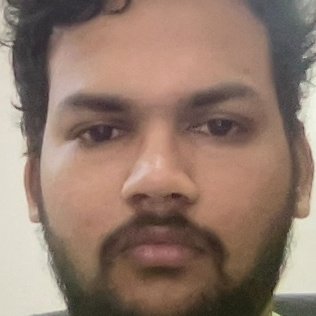
#> input picture dataset/sample/face_1_1.jpg, 316 x 316 px; its folder holds 4 pictures in this run
$ python generate_artifact.py
#> lines starting #> are read from the running program, lines starting #| are printed output that depends on the picture; after the words box and inside, x2 and y2 are one past the last pixel; in counts of white or black regions, pixels touching at a corner belong together
import os
import cv2
import numpy as np

# Input and output directories
input_folder = "dataset/sample"
output_folder = "dataset/augmentedDatasetDikshit/artifactimages"

# Create the output folder if it doesn't exist
if not os.path.exists(output_folder):
    os.makedirs(output_folder)

# Parameters for noise and artifacts
# noise_probability = 1  # Probability of adding noise
artifact_probability = 1.0  # Probability of adding artifacts

# Loop through the images in the input folder
for filename in os.listdir(input_folder):
    if filename.endswith(".jpg") or filename.endswith(".png"):
        input_path = os.path.join(input_folder, filename)
        output_path = os.path.join(output_folder, filename)

        # Load the image
        image = cv2.imread(input_path)
#> image is the input picture: shape (316, 316, 3); mean B, G, R 107.6, 121.5, 145.4

        noisy_image = image

        # Add noise with a certain probability
        # Increasing this value will result in more intense noise, while decreasing it will result in less intense noise.
        # if np.random.rand() < noise_probability:
        #     noisy_image = image + np.random.normal(0, 25, image.shape).astype(np.uint8)
        # else:
        #     noisy_image = image

        # Add artifacts with a certain probability
        if np.random.rand() < artifact_probability:
            num_artifacts = np.random.randint(6, 18)  # Number of artifacts to add
            for _ in range(num_artifacts):
                x = np.random.randint(0, image.shape[1])
                y = np.random.randint(0, image.shape[0])
                radius = np.random.randint(5, 30)
                color = tuple(np.random.randint(0, 256, size=(3,)).tolist())  # Convert to tuple
                cv2.circle(noisy_image, (x, y), radius, color, -1)
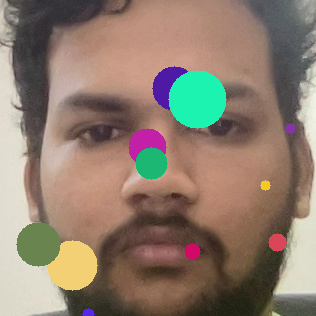
#> noisy_image: shape (316, 316, 3); 8.95% of pixels changed, all inside (x1, y1, x2, y2) = (16, 66, 296, 316)

        # Clip pixel values to 0-255 range
        noisy_image = np.clip(noisy_image, 0, 255)

        # Save the noisy and artifact-ridden image
        cv2.imwrite(output_path, noisy_image)

        print(f"Generated noisy and artifact image from {filename} and saved as {output_path}")
#> pass 2 of the loop `for filename in os.listdir(input_folder):`:
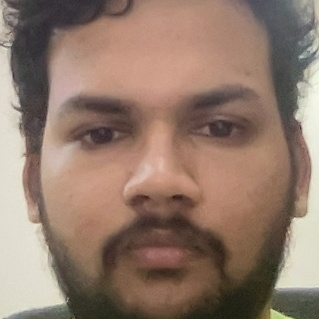
#> input picture dataset/sample/face_2_1.jpg, 319 x 319 px
#> image is the input picture: shape (319, 319, 3); mean B, G, R 107.1, 121.6, 145.3
#> after the loop `for _ in range(num_artifacts):`:
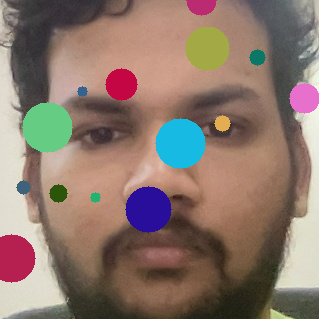
#> noisy_image: shape (319, 319, 3); 11.15% of pixels changed, all inside (x1, y1, x2, y2) = (0, 0, 319, 283)
#> pass 3 of the loop `for filename in os.listdir(input_folder):`:
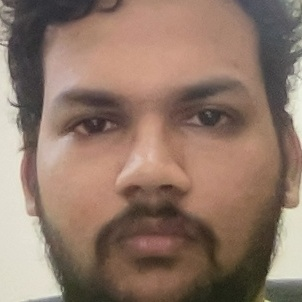
#> input picture dataset/sample/face_3_1.jpg, 302 x 302 px
#> image is the input picture: shape (302, 302, 3); mean B, G, R 104.8, 119.4, 143.9
#> after the loop `for _ in range(num_artifacts):`:
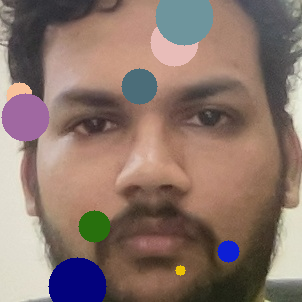
#> noisy_image: shape (302, 302, 3); 10.65% of pixels changed, all inside (x1, y1, x2, y2) = (1, 0, 240, 302)
#> the loop made 4 passes; the first 3 are shown
